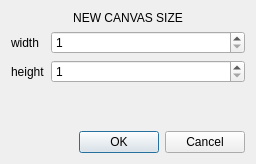
<?xml version="1.0" encoding="UTF-8"?>
<ui version="4.0">
 <class>ResizeDialog</class>
 <widget class="QDialog" name="ResizeDialog">
  <property name="geometry">
   <rect>
    <x>0</x>
    <y>0</y>
    <width>256</width>
    <height>164</height>
   </rect>
  </property>
  <property name="maximumSize">
   <size>
    <width>256</width>
    <height>256</height>
   </size>
  </property>
  <property name="windowTitle">
   <string>Dialog</string>
  </property>
  <property name="windowIcon">
   <iconset>
    <normalon>:/assets/assets/icons/icon.png</normalon>
   </iconset>
  </property>
  <layout class="QVBoxLayout" name="verticalLayout_2">
   <item>
    <layout class="QVBoxLayout" name="verticalLayout">
     <item>
      <widget class="QLabel" name="label">
       <property name="sizePolicy">
        <sizepolicy hsizetype="Preferred" vsizetype="Maximum">
         <horstretch>0</horstretch>
         <verstretch>0</verstretch>
        </sizepolicy>
       </property>
       <property name="text">
        <string>NEW CANVAS SIZE</string>
       </property>
       <property name="alignment">
        <set>Qt::AlignmentFlag::AlignCenter</set>
       </property>
      </widget>
     </item>
     <item>
      <layout class="QFormLayout" name="formLayout">
       <item row="0" column="0">
        <widget class="QLabel" name="label_2">
         <property name="text">
          <string>width</string>
         </property>
        </widget>
       </item>
       <item row="1" column="0">
        <widget class="QLabel" name="label_3">
         <property name="text">
          <string>height</string>
         </property>
        </widget>
       </item>
       <item row="0" column="1">
        <widget class="QSpinBox" name="widthBox">
         <property name="minimum">
          <number>1</number>
         </property>
         <property name="maximum">
          <number>1000000000</number>
         </property>
        </widget>
       </item>
       <item row="1" column="1">
        <widget class="QSpinBox" name="heightBox">
         <property name="minimum">
          <number>1</number>
         </property>
         <property name="maximum">
          <number>1000000000</number>
         </property>
        </widget>
       </item>
      </layout>
     </item>
    </layout>
   </item>
   <item>
    <widget class="QDialogButtonBox" name="buttonBox">
     <property name="orientation">
      <enum>Qt::Orientation::Horizontal</enum>
     </property>
     <property name="standardButtons">
      <set>QDialogButtonBox::StandardButton::Cancel|QDialogButtonBox::StandardButton::Ok</set>
     </property>
    </widget>
   </item>
  </layout>
 </widget>
 <resources>
  <include location="../../resources.qrc"/>
 </resources>
 <connections>
  <connection>
   <sender>buttonBox</sender>
   <signal>accepted()</signal>
   <receiver>ResizeDialog</receiver>
   <slot>accept()</slot>
   <hints>
    <hint type="sourcelabel">
     <x>248</x>
     <y>254</y>
    </hint>
    <hint type="destinationlabel">
     <x>157</x>
     <y>274</y>
    </hint>
   </hints>
  </connection>
  <connection>
   <sender>buttonBox</sender>
   <signal>rejected()</signal>
   <receiver>ResizeDialog</receiver>
   <slot>reject()</slot>
   <hints>
    <hint type="sourcelabel">
     <x>316</x>
     <y>260</y>
    </hint>
    <hint type="destinationlabel">
     <x>286</x>
     <y>274</y>
    </hint>
   </hints>
  </connection>
 </connections>
</ui>
